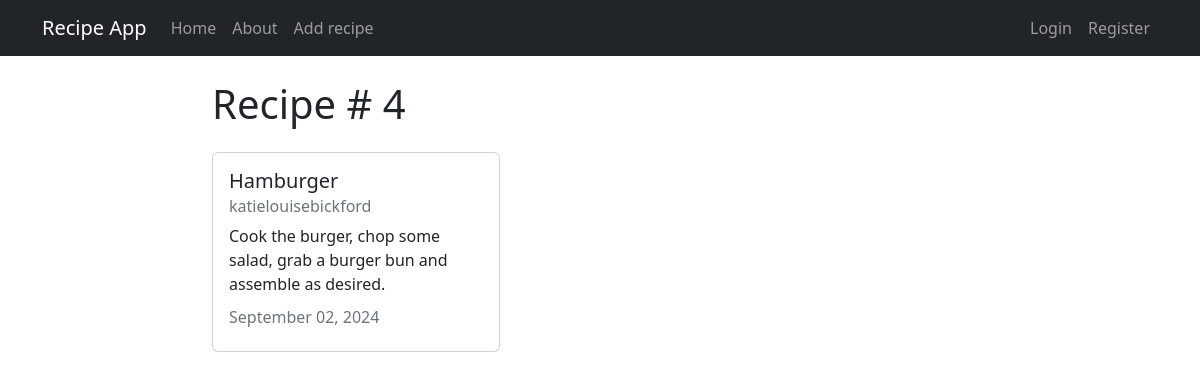
/recipe/4/, run on the app's committed database.
### recipe_app/models.py (models this page shows, shortened)
class Recipe(models.Model):
    title = models.CharField(max_length=100)
    description = models.TextField()
    author = models.ForeignKey(User, on_delete=models.CASCADE)
    created_at = models.DateTimeField(auto_now_add=True)
    update_at = models.DateTimeField(auto_now=True)

### recipe_app/views.py (the view)
# urls.py: path('recipe/<int:pk>/', views.RecipeDetailView.as_view(), name='detail'),
class RecipeDetailView(DetailView):
    model = models.Recipe

### recipe_app/templates/recipe_app/recipe_detail.html (shortened to what this page needs)
{% extends 'recipe_app/base.html' %} {% block content %}
<h1>Recipe # {{ object.id }}</h1>
<div class="card my-4" style="width: 18rem">
  <div class="card-body">
    <h5 class="card-title">{{ object.title }}</h5>
    <h6 class="card-subtitle mb-2 text-muted">{{ object.author }}</h6>
    <p class="card-text">{{ object.description }}</p>
    <h6 class="card-subtitle mb-2 text-muted">{{ object.update_at |date:"F d, Y"}}</h6>
  </div>
</div>
 {% endblock %}

### data on the page
Recipe: id "4", title "Hamburger", author "katielouisebickford", description "Cook the burger, chop some salad, grab a burger bun and assemble as desired.", update_at "September 02, 2024"
